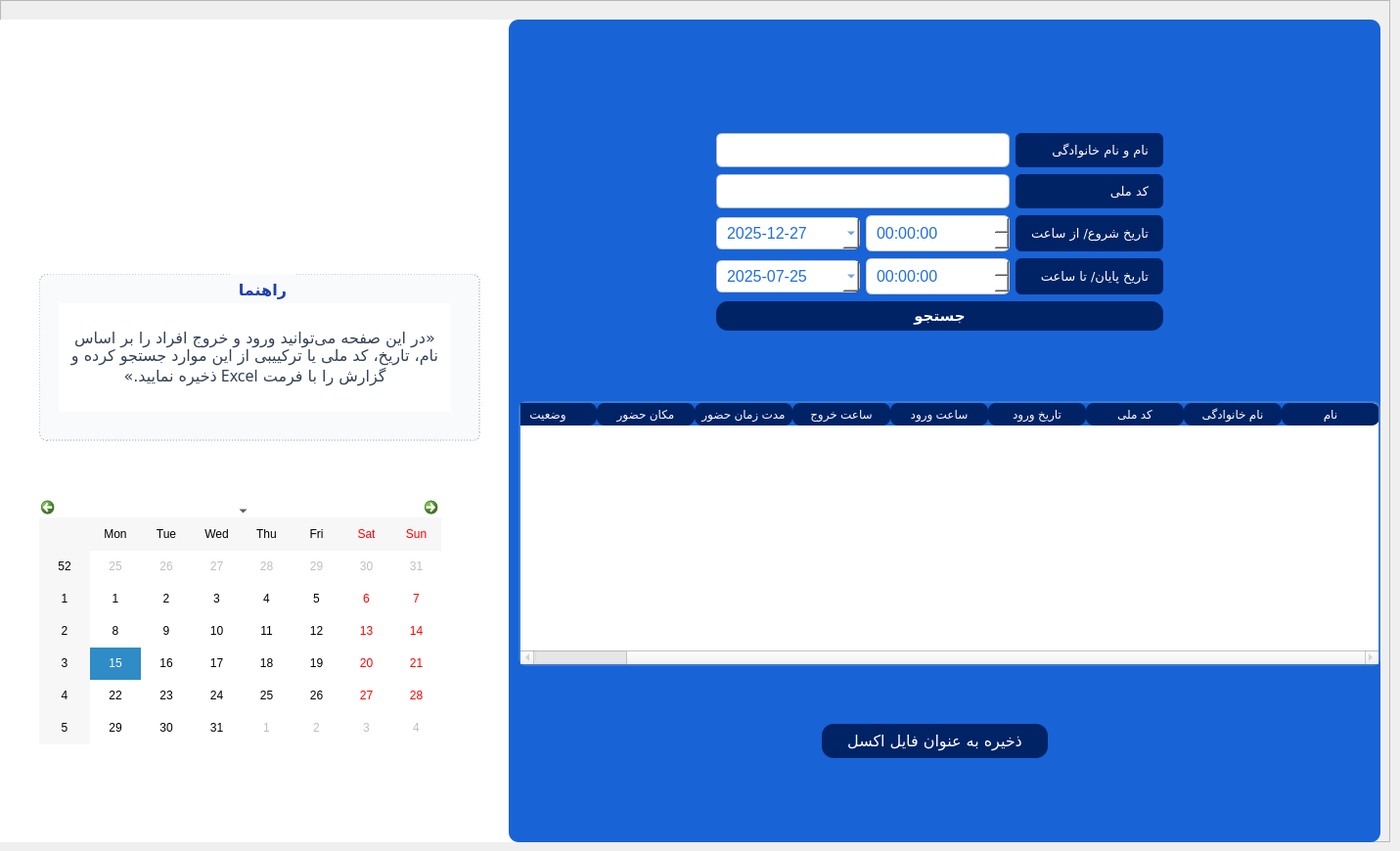
      <widget class="QWidget" name="report_tab">
       <attribute name="title">
        <string>گزارش</string>
       </attribute>
       <widget class="QLabel" name="label_8">
        <property name="geometry">
         <rect>
          <x>-10</x>
          <y>0</y>
          <width>1422</width>
          <height>851</height>
         </rect>
        </property>
        <property name="acceptDrops">
         <bool>true</bool>
        </property>
        <property name="text">
         <string/>
        </property>
        <property name="pixmap">
         <pixmap>../../.designer/backup/design/black-and-gor.jpg</pixmap>
        </property>
        <property name="scaledContents">
         <bool>true</bool>
        </property>
       </widget>
       <widget class="QFrame" name="frame_4">
        <property name="geometry">
         <rect>
          <x>0</x>
          <y>0</y>
          <width>1421</width>
          <height>861</height>
         </rect>
        </property>
        <property name="frameShape">
         <enum>QFrame::StyledPanel</enum>
        </property>
        <property name="frameShadow">
         <enum>QFrame::Raised</enum>
        </property>
        <widget class="QFrame" name="frame_stats_2">
         <property name="geometry">
          <rect>
           <x>-10</x>
           <y>20</y>
           <width>621</width>
           <height>861</height>
          </rect>
         </property>
         <property name="sizePolicy">
          <sizepolicy hsizetype="Preferred" vsizetype="Preferred">
           <horstretch>3</horstretch>
           <verstretch>0</verstretch>
          </sizepolicy>
         </property>
         <property name="focusPolicy">
          <enum>Qt::NoFocus</enum>
         </property>
         <property name="styleSheet">
          <string notr="true">background: white;
border: 2 px;
</string>
         </property>
         <property name="frameShape">
          <enum>QFrame::StyledPanel</enum>
         </property>
         <property name="frameShadow">
          <enum>QFrame::Raised</enum>
         </property>
         <widget class="QLabel" name="logo_label_3">
          <property name="geometry">
           <rect>
            <x>240</x>
            <y>-20</y>
            <width>131</width>
            <height>141</height>
           </rect>
          </property>
          <property name="text">
           <string/>
          </property>
          <property name="pixmap">
           <pixmap>../../.designer/backup/face_media/logo.png</pixmap>
          </property>
          <property name="scaledContents">
           <bool>true</bool>
          </property>
          <property name="alignment">
           <set>Qt::AlignCenter</set>
          </property>
         </widget>
         <widget class="QCalendarWidget" name="calendarWidget_3">
          <property name="geometry">
           <rect>
            <x>50</x>
            <y>490</y>
            <width>411</width>
            <height>251</height>
           </rect>
          </property>
          <property name="styleSheet">
           <string notr="true"/>
          </property>
         </widget>
         <widget class="QLabel" name="label_9">
          <property name="geometry">
           <rect>
            <x>80</x>
            <y>-50</y>
            <width>351</width>
            <height>371</height>
           </rect>
          </property>
          <property name="text">
           <string/>
          </property>
          <property name="pixmap">
           <pixmap>face_media/logo.png</pixmap>
          </property>
          <property name="scaledContents">
           <bool>true</bool>
          </property>
          <property name="alignment">
           <set>Qt::AlignCenter</set>
          </property>
          <property name="indent">
           <number>4</number>
          </property>
         </widget>
         <widget class="QGroupBox" name="groupBox_help_2">
          <property name="geometry">
           <rect>
            <x>50</x>
            <y>260</y>
            <width>451</width>
            <height>171</height>
           </rect>
          </property>
          <property name="font">
           <font>
            <family>Shabnam</family>
            <pointsize>12</pointsize>
            <weight>75</weight>
            <bold>true</bold>
           </font>
          </property>
          <property name="styleSheet">
           <string notr="true">QGroupBox {
    background-color: #f8fafc;
    border: 1px dashed #94a3b8;
    border-radius: 8px;
}
QGroupBox:title {
    subcontrol-origin: margin;
    subcontrol-position: top center;
    padding: 5px;
    color: #1e40af;
    font-weight: bold;
    font-size: 14pt;
}
QLabel {
    color: #334155;
    font-size: 12pt;
    padding: 5px;
}
</string>
          </property>
          <property name="title">
           <string>راهنما</string>
          </property>
          <widget class="QLabel" name="label_28">
           <property name="geometry">
            <rect>
             <x>20</x>
             <y>30</y>
             <width>401</width>
             <height>111</height>
            </rect>
           </property>
           <property name="font">
            <font>
             <family>Shabnam</family>
             <pointsize>12</pointsize>
            </font>
           </property>
           <property name="contextMenuPolicy">
            <enum>Qt::PreventContextMenu</enum>
           </property>
           <property name="layoutDirection">
            <enum>Qt::RightToLeft</enum>
           </property>
           <property name="styleSheet">
            <string notr="true">background: white;</string>
           </property>
           <property name="text">
            <string>«در این صفحه می‌توانید ورود و خروج افراد را بر اساس نام، تاریخ، کد ملی یا ترکییبی از این موارد جستجو کرده و گزارش را با فرمت Excel ذخیره نمایید.»</string>
           </property>
           <property name="textFormat">
            <enum>Qt::AutoText</enum>
           </property>
           <property name="alignment">
            <set>Qt::AlignCenter</set>
           </property>
           <property name="wordWrap">
            <bool>true</bool>
           </property>
           <property name="indent">
            <number>2</number>
           </property>
          </widget>
         </widget>
        </widget>
        <widget class="QFrame" name="right_column_4">
         <property name="enabled">
          <bool>true</bool>
         </property>
         <property name="geometry">
          <rect>
           <x>520</x>
           <y>20</y>
           <width>891</width>
           <height>841</height>
          </rect>
         </property>
         <property name="sizePolicy">
          <sizepolicy hsizetype="Preferred" vsizetype="Preferred">
           <horstretch>3</horstretch>
           <verstretch>0</verstretch>
          </sizepolicy>
         </property>
         <property name="font">
          <font>
           <family>P052 [urw]</family>
           <pointsize>9</pointsize>
          </font>
         </property>
         <property name="styleSheet">
          <string notr="true">QFrame {
    background-color: #1863D6;  
	border-radius: 10px;
}
</string>
         </property>
         <property name="frameShape">
          <enum>QFrame::StyledPanel</enum>
         </property>
         <property name="frameShadow">
          <enum>QFrame::Raised</enum>
         </property>
         <widget class="QGroupBox" name="groupbox_reportFilter_2">
          <property name="geometry">
           <rect>
            <x>200</x>
            <y>100</y>
            <width>481</width>
            <height>231</height>
           </rect>
          </property>
          <property name="font">
           <font>
            <family>Shabnam</family>
            <pointsize>12</pointsize>
            <weight>75</weight>
            <bold>true</bold>
           </font>
          </property>
          <property name="layoutDirection">
           <enum>Qt::LeftToRight</enum>
          </property>
          <property name="styleSheet">
           <string notr="true">QGroupBox {
	border-radius: 6px;
	color: white;
	font-weight: bold;
}</string>
          </property>
          <property name="title">
           <string/>
          </property>
          <property name="alignment">
           <set>Qt::AlignCenter</set>
          </property>
          <layout class="QGridLayout" name="gridLayout">
           <item row="0" column="0">
            <widget class="QLineEdit" name="lineEdit_name_report">
             <property name="styleSheet">
              <string notr="true">QLineEdit, QDateEdit {
    border: 1px solid #B0BEC5;
    border-radius: 6px;
    padding: 4px 6px;
    background-color: #FFFFFF;
    font-family: Shabnam;
    font-size: 12pt;
}
</string>
             </property>
             <property name="text">
              <string/>
             </property>
            </widget>
           </item>
           <item row="0" column="1">
            <widget class="QLabel" name="label_33">
             <property name="font">
              <font>
               <family>Shabnam</family>
               <pointsize>10</pointsize>
              </font>
             </property>
             <property name="styleSheet">
              <string notr="true">QLabel {
	padding: 4px;
    background-color: #002366;
    color: white;
    border-radius: 6px;
    padding: 6px 12px;
    font-family: Shabnam;
}</string>
             </property>
             <property name="text">
              <string>نام و نام خانوادگی</string>
             </property>
            </widget>
           </item>
           <item row="1" column="0">
            <widget class="QLineEdit" name="lineEdit_nationalid_report">
             <property name="styleSheet">
              <string notr="true">QLineEdit, QDateEdit {
    border: 1px solid #B0BEC5;
    border-radius: 6px;
    padding: 4px 6px;
    background-color: #FFFFFF;
    font-family: Shabnam;
    font-size: 12pt;
}
</string>
             </property>
             <property name="text">
              <string/>
             </property>
            </widget>
           </item>
           <item row="1" column="1">
            <widget class="QLabel" name="label_29">
             <property name="font">
              <font>
               <family>Shabnam</family>
               <pointsize>10</pointsize>
              </font>
             </property>
             <property name="styleSheet">
              <string notr="true">QLabel {
	padding: 4px;
    background-color: #002366;
    color: white;
    border-radius: 6px;
    padding: 6px 12px;
    font-family: Shabnam;
}</string>
             </property>
             <property name="text">
              <string>کد ملی</string>
             </property>
            </widget>
           </item>
           <item row="2" column="0">
            <layout class="QHBoxLayout" name="horizontalLayout_14">
             <item>
              <layout class="QHBoxLayout" name="horizontalLayout_15">
               <item>
                <widget class="QDateEdit" name="dateEdit_from_date">
                 <property name="styleSheet">
                  <string notr="true">QLineEdit, QComboBox, QDateEdit {
    padding: 5px 8px;
    border: 1px solid #cccccc;
    border-radius: 6px;
    background-color: #ffffff;
    font-size: 12pt;
    font-family: &quot;Shabnam&quot;;
    color: #1e6de8;
}
</string>
                 </property>
                 <property name="displayFormat">
                  <string>yyyy-MM-dd</string>
                 </property>
                 <property name="calendarPopup">
                  <bool>true</bool>
                 </property>
                 <property name="date">
                  <date>
                   <year>2025</year>
                   <month>12</month>
                   <day>27</day>
                  </date>
                 </property>
                </widget>
               </item>
               <item>
                <widget class="QTimeEdit" name="timeEdit_from_hour">
                 <property name="minimumSize">
                  <size>
                   <width>0</width>
                   <height>30</height>
                  </size>
                 </property>
                 <property name="maximumSize">
                  <size>
                   <width>158</width>
                   <height>37</height>
                  </size>
                 </property>
                 <property name="styleSheet">
                  <string notr="true">QLineEdit, QComboBox, QTimeEdit {
    padding: 5px 8px;
    border: 1px solid #cccccc;
    border-radius: 6px;
    background-color: #ffffff;
    font-size: 12pt;
    font-family: &quot;Shabnam&quot;;
    color: #1e6de8;
}
</string>
                 </property>
                </widget>
               </item>
              </layout>
             </item>
            </layout>
           </item>
           <item row="2" column="1">
            <widget class="QLabel" name="label_31">
             <property name="font">
              <font>
               <family>Shabnam</family>
               <pointsize>10</pointsize>
              </font>
             </property>
             <property name="styleSheet">
              <string notr="true">QLabel {
	padding: 4px;
    background-color: #002366;
    color: white;
    border-radius: 6px;
    padding: 6px 12px;
    font-family: Shabnam;
}</string>
             </property>
             <property name="text">
              <string>تاریخ شروع/ از ساعت</string>
             </property>
            </widget>
           </item>
           <item row="3" column="0">
            <layout class="QHBoxLayout" name="horizontalLayout_13">
             <item>
              <widget class="QDateEdit" name="dateEdit_to_date">
               <property name="styleSheet">
                <string notr="true">QLineEdit, QComboBox, QDateEdit {
    padding: 5px 8px;
    border: 1px solid #cccccc;
    border-radius: 6px;
    background-color: #ffffff;
    font-size: 12pt;
    font-family: &quot;Shabnam&quot;;
    color: #1e6de8;
}
</string>
               </property>
               <property name="displayFormat">
                <string>yyyy-MM-dd</string>
               </property>
               <property name="calendarPopup">
                <bool>true</bool>
               </property>
               <property name="date">
                <date>
                 <year>2025</year>
                 <month>7</month>
                 <day>25</day>
                </date>
               </property>
              </widget>
             </item>
             <item>
              <widget class="QTimeEdit" name="timeEdit_to_hour">
               <property name="sizePolicy">
                <sizepolicy hsizetype="Minimum" vsizetype="Fixed">
                 <horstretch>0</horstretch>
                 <verstretch>0</verstretch>
                </sizepolicy>
               </property>
               <property name="minimumSize">
                <size>
                 <width>0</width>
                 <height>30</height>
                </size>
               </property>
               <property name="maximumSize">
                <size>
                 <width>158</width>
                 <height>37</height>
                </size>
               </property>
               <property name="layoutDirection">
                <enum>Qt::LeftToRight</enum>
               </property>
               <property name="styleSheet">
                <string notr="true">QLineEdit, QComboBox, QTimeEdit {
    padding: 5px 8px;
    border: 1px solid #cccccc;
    border-radius: 6px;
    background-color: #ffffff;
    font-size: 12pt;
    font-family: &quot;Shabnam&quot;;
    color: #1e6de8;
}
</string>
               </property>
              </widget>
             </item>
            </layout>
           </item>
           <item row="3" column="1">
            <widget class="QLabel" name="label_32">
             <property name="font">
              <font>
               <family>Shabnam</family>
               <pointsize>10</pointsize>
              </font>
             </property>
             <property name="styleSheet">
              <string notr="true">QLabel {
	padding: 4px;
    background-color: #002366;
    color: white;
    border-radius: 6px;
    padding: 6px 12px;
    font-family: Shabnam;
}</string>
             </property>
             <property name="text">
              <string>تاریخ پایان/ تا ساعت</string>
             </property>
            </widget>
           </item>
           <item row="4" column="0" colspan="2">
            <widget class="QPushButton" name="btnSearchReport">
             <property name="font">
              <font>
               <family>Shabnam</family>
               <pointsize>11</pointsize>
               <weight>75</weight>
               <bold>true</bold>
              </font>
             </property>
             <property name="styleSheet">
              <string notr="true">QPushButton {
    background-color: #002366;
    color: white;
    border-radius: 12px;
    padding: 6px 12px;
    font-family: Shabnam;
    font-weight: bold;
}
QPushButton:hover {
    background-color: #1da0d1;
}
</string>
             </property>
             <property name="text">
              <string>جستجو</string>
             </property>
            </widget>
           </item>
          </layout>
         </widget>
         <widget class="QLabel" name="label_no_results_2">
          <property name="geometry">
           <rect>
            <x>260</x>
            <y>640</y>
            <width>161</width>
            <height>20</height>
           </rect>
          </property>
          <property name="styleSheet">
           <string notr="true">QLabel {
    color: red;
    font-family: Shabnam;
    font-weight: bold;
}
</string>
          </property>
          <property name="text">
           <string/>
          </property>
          <property name="alignment">
           <set>Qt::AlignCenter</set>
          </property>
         </widget>
         <widget class="QPushButton" name="save_excel_btn">
          <property name="geometry">
           <rect>
            <x>320</x>
            <y>720</y>
            <width>231</width>
            <height>35</height>
           </rect>
          </property>
          <property name="minimumSize">
           <size>
            <width>0</width>
            <height>30</height>
           </size>
          </property>
          <property name="font">
           <font>
            <family>Shabnam</family>
            <pointsize>12</pointsize>
            <weight>50</weight>
            <bold>false</bold>
           </font>
          </property>
          <property name="styleSheet">
           <string notr="true">QPushButton {
      background-color: #002366; 
    color: white;
    font-family: Shabnam;
    font-size: 12pt;
    border-radius: 12px;
    padding: 6px;
}
QPushButton:hover {
    background-color: #1da0d1;
}
</string>
          </property>
          <property name="text">
           <string>ذخیره به عنوان فایل اکسل</string>
          </property>
         </widget>
         <widget class="QTableWidget" name="report_table">
          <property name="enabled">
           <bool>false</bool>
          </property>
          <property name="geometry">
           <rect>
            <x>10</x>
            <y>390</y>
            <width>881</width>
            <height>271</height>
           </rect>
          </property>
          <property name="sizePolicy">
           <sizepolicy hsizetype="Expanding" vsizetype="Expanding">
            <horstretch>0</horstretch>
            <verstretch>0</verstretch>
           </sizepolicy>
          </property>
          <property name="font">
           <font>
            <family>Shabnam</family>
            <pointsize>11</pointsize>
            <weight>50</weight>
            <bold>false</bold>
           </font>
          </property>
          <property name="layoutDirection">
           <enum>Qt::RightToLeft</enum>
          </property>
          <property name="styleSheet">
           <string notr="true">QTableWidget {
    background-color: white;
    border: 2px solid #3A7BD5;
    font-family: Shabnam;
    font-size: 11pt;
	border-radius: 8px;
	selection-background-color: #C7DBFA; 
    alternate-background-color: #F5F9FF;
}

QHeaderView::section {
    background-color: #002366;
    color: white;
    font-weight: regular;
    padding: 2px;
    border: 2px;
	border-radius: 8px;	
}

QTableWidget::item {
    padding: 2px;
	border-radius: none;
}

QTableWidget::item:selected {
    background-color: #C7DBFA;
    color: black;
}</string>
          </property>
          <property name="editTriggers">
           <set>QAbstractItemView::NoEditTriggers</set>
          </property>
          <property name="alternatingRowColors">
           <bool>true</bool>
          </property>
          <property name="selectionBehavior">
           <enum>QAbstractItemView::SelectRows</enum>
          </property>
          <property name="textElideMode">
           <enum>Qt::ElideMiddle</enum>
          </property>
          <property name="showGrid">
           <bool>false</bool>
          </property>
          <property name="columnCount">
           <number>9</number>
          </property>
          <attribute name="horizontalHeaderVisible">
           <bool>true</bool>
          </attribute>
          <attribute name="horizontalHeaderCascadingSectionResizes">
           <bool>false</bool>
          </attribute>
          <attribute name="horizontalHeaderStretchLastSection">
           <bool>false</bool>
          </attribute>
          <column>
           <property name="text">
            <string>نام</string>
           </property>
           <property name="font">
            <font>
             <family>Shabnam</family>
            </font>
           </property>
          </column>
          <column>
           <property name="text">
            <string>نام خانوادگی</string>
           </property>
           <property name="font">
            <font>
             <family>Shabnam</family>
             <pointsize>9</pointsize>
            </font>
           </property>
           <property name="background">
            <color>
             <red>255</red>
             <green>85</green>
             <blue>127</blue>
            </color>
           </property>
           <property name="foreground">
            <brush brushstyle="NoBrush">
             <color alpha="255">
              <red>255</red>
              <green>170</green>
              <blue>127</blue>
             </color>
            </brush>
           </property>
          </column>
          <column>
           <property name="text">
            <string>کد ملی</string>
           </property>
           <property name="font">
            <font>
             <family>Shabnam</family>
            </font>
           </property>
          </column>
          <column>
           <property name="text">
            <string>تاریخ ورود</string>
           </property>
          </column>
          <column>
           <property name="text">
            <string>ساعت ورود</string>
           </property>
           <property name="font">
            <font>
             <family>Shabnam</family>
            </font>
           </property>
          </column>
          <column>
           <property name="text">
            <string>ساعت خروج</string>
           </property>
           <property name="font">
            <font>
             <family>Serif</family>
            </font>
           </property>
          </column>
          <column>
           <property name="text">
            <string>مدت زمان حضور</string>
           </property>
           <property name="font">
            <font>
             <family>Shabnam</family>
            </font>
           </property>
          </column>
          <column>
           <property name="text">
            <string>مکان حضور</string>
           </property>
          </column>
          <column>
           <property name="text">
            <string>وضعیت</string>
           </property>
           <property name="font">
            <font>
             <family>Shabnam</family>
            </font>
           </property>
          </column>
         </widget>
        </widget>
       </widget>
      </widget>
